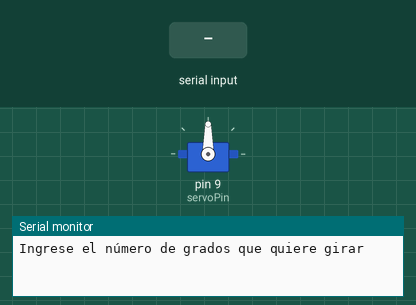
The sketch below on a simulated Arduino Uno, built with avr-gcc and run on an emulated ATmega328P. On the bench: servo, the last lines printed to the serial monitor. The test bench sets the inputs (shaded band).

Above: at 1.8 s.
1.9 s: "90,45\n" received over Serial
At 3.2 s:
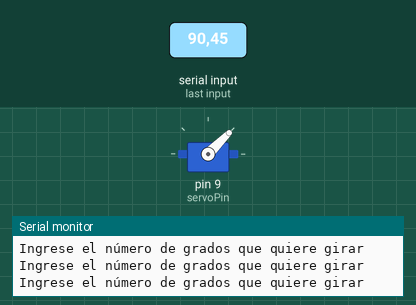
4.4 s: "30,150\n" received over Serial
At 6.3 s:
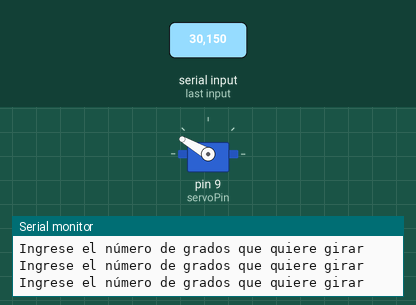
6.9 s: "200\n" received over Serial
At 7.5 s:
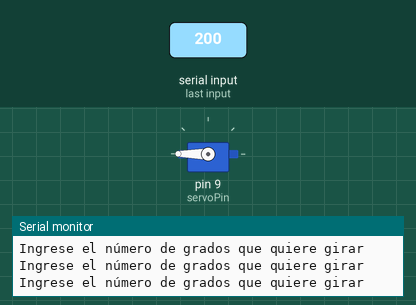
9.9 s: "90\n" received over Serial
At 12.5 s:
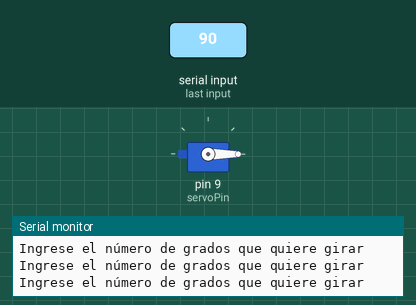
Timing chart, 0 to 13.9 s (numbered marks = the images above; inputs shaded):
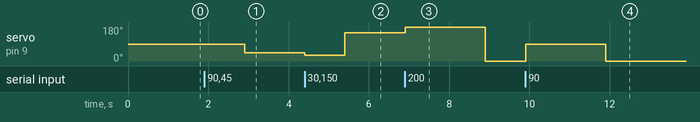

Measured:
- after the input at 1.9 s, servo on pin 9 (servoPin): 90° → 45° after 1.0 s
- after the input at 4.4 s, servo on pin 9 (servoPin): 45° → 30° at once, → 150° 1.0 s later
- after the input at 6.9 s, servo on pin 9 (servoPin): 150° → 180° at once, → 0° 2.0 s later
- after the input at 9.9 s, servo on pin 9 (servoPin): 0° → 90° at once, → 0° 2.0 s later

The sketch:

ServoMotor.ino
```cpp
#include <Servo.h>  //Incluimos la librería Servo para poder controlar este componente

int servoPin = 9; //Variable con el número de pin del componente
int valorServo = 0;
Servo servoMotor; //Variable de tipo 'Servo' que contendrá la cantidad de grados en el que este está

void setup() {
  Serial.begin(9600);
  servoMotor.attach(servoPin); //Declaramos el pin de nuestro servomotor
}

void loop() {
  Serial.println("Ingrese el número de grados que quiere girar");
  delay(1000);
  valorServo = Serial.parseInt();
  servoMotor.write(valorServo); //Escribimos sobre el Servomotor la cantidad de grados que nos queremos mover
}
```
